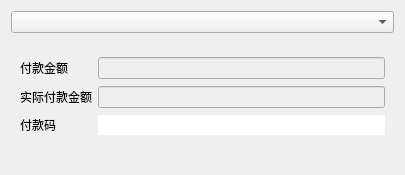
<?xml version="1.0" encoding="UTF-8"?>
<ui version="4.0">
 <class>w_scr_dish_weixinpay_input</class>
 <widget class="QDialog" name="w_scr_dish_weixinpay_input">
  <property name="geometry">
   <rect>
    <x>0</x>
    <y>0</y>
    <width>405</width>
    <height>175</height>
   </rect>
  </property>
  <property name="windowTitle">
   <string>Dialog</string>
  </property>
  <layout class="QVBoxLayout" name="verticalLayout" stretch="0,0,0,0">
   <item>
    <widget class="QComboBox" name="comboBox"/>
   </item>
   <item>
    <widget class="QLabel" name="label_6">
     <property name="minimumSize">
      <size>
       <width>0</width>
       <height>2</height>
      </size>
     </property>
     <property name="maximumSize">
      <size>
       <width>16777215</width>
       <height>2</height>
      </size>
     </property>
     <property name="text">
      <string/>
     </property>
     <property name="outer_stylesheet" stdset="0">
      <string>label_div</string>
     </property>
    </widget>
   </item>
   <item>
    <widget class="QFrame" name="frame">
     <property name="minimumSize">
      <size>
       <width>0</width>
       <height>100</height>
      </size>
     </property>
     <property name="maximumSize">
      <size>
       <width>16777215</width>
       <height>100</height>
      </size>
     </property>
     <property name="outer_stylesheet" stdset="0">
      <string>frame_detail_show</string>
     </property>
     <layout class="QGridLayout" name="gridLayout">
      <item row="2" column="1">
       <widget class="QLineEdit" name="lineEdit_payno">
        <property name="styleSheet">
         <string notr="true">font: 11pt;
border:0px;
color:black;</string>
        </property>
        <property name="text">
         <string/>
        </property>
       </widget>
      </item>
      <item row="0" column="0">
       <widget class="QLabel" name="label_2">
        <property name="text">
         <string>付款金额</string>
        </property>
       </widget>
      </item>
      <item row="2" column="0">
       <widget class="QLabel" name="label_payno">
        <property name="text">
         <string>付款码</string>
        </property>
       </widget>
      </item>
      <item row="0" column="1">
       <widget class="lds_doublespinbox_lineedit" name="lineEdit">
        <property name="enabled">
         <bool>false</bool>
        </property>
       </widget>
      </item>
      <item row="1" column="1">
       <widget class="lds_doublespinbox_lineedit" name="lineEdit_2">
        <property name="enabled">
         <bool>false</bool>
        </property>
       </widget>
      </item>
      <item row="1" column="0">
       <widget class="QLabel" name="label">
        <property name="text">
         <string>实际付款金额</string>
        </property>
       </widget>
      </item>
     </layout>
    </widget>
   </item>
   <item>
    <widget class="lds_toolbar" name="frame_bar">
     <property name="frameShape">
      <enum>QFrame::NoFrame</enum>
     </property>
     <property name="frameShadow">
      <enum>QFrame::Raised</enum>
     </property>
    </widget>
   </item>
  </layout>
 </widget>
 <customwidgets>
  <customwidget>
   <class>lds_toolbar</class>
   <extends>QFrame</extends>
   <header>lds_toolbar.h</header>
   <container>1</container>
  </customwidget>
  <customwidget>
   <class>lds_doublespinbox_lineedit</class>
   <extends>QLineEdit</extends>
   <header>lds_doublespinbox_lineedit.h</header>
  </customwidget>
 </customwidgets>
 <tabstops>
  <tabstop>lineEdit_payno</tabstop>
  <tabstop>lineEdit_2</tabstop>
  <tabstop>comboBox</tabstop>
  <tabstop>lineEdit</tabstop>
 </tabstops>
 <resources/>
 <connections/>
</ui>
